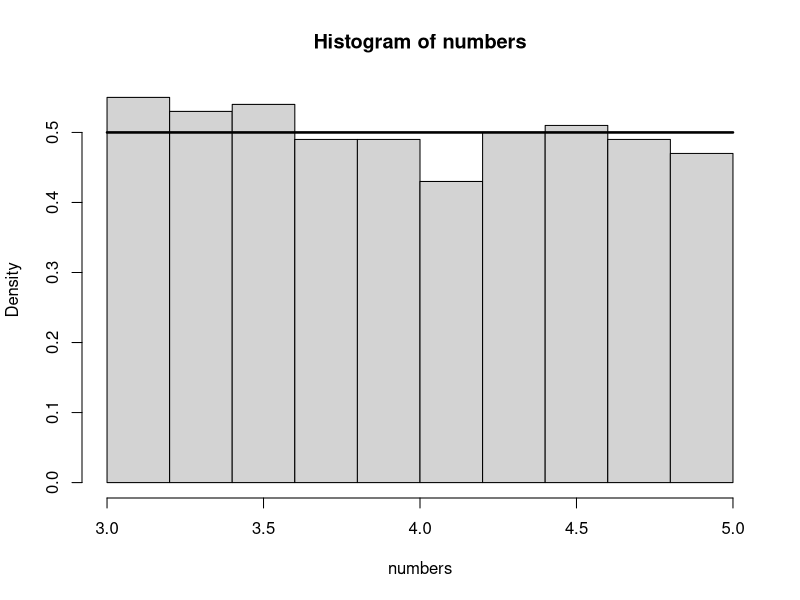
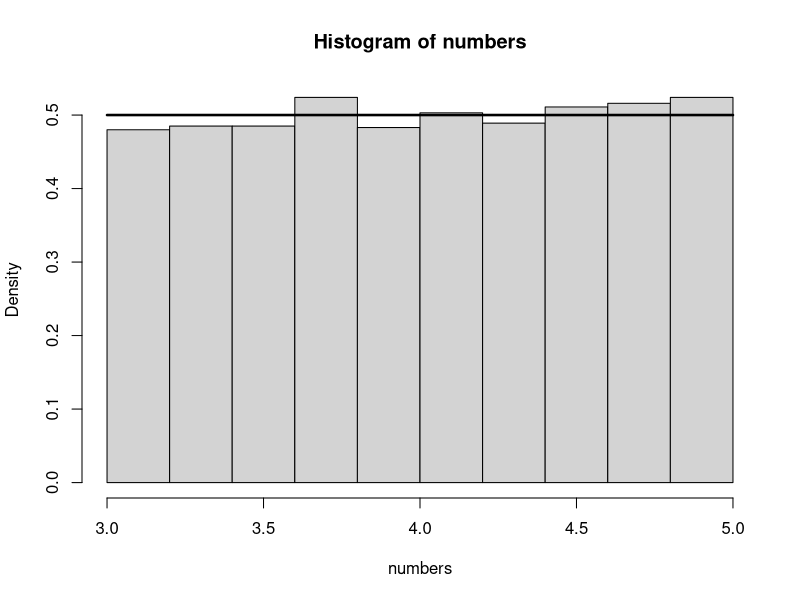
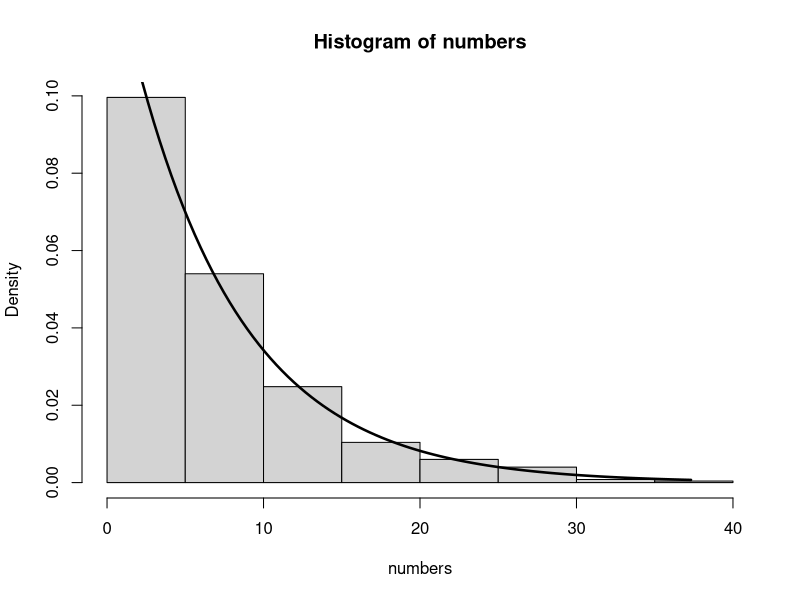
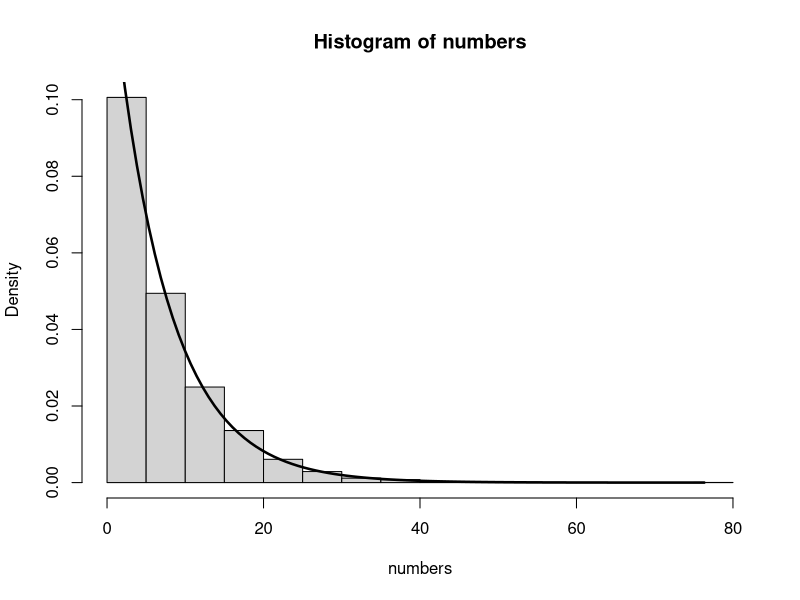
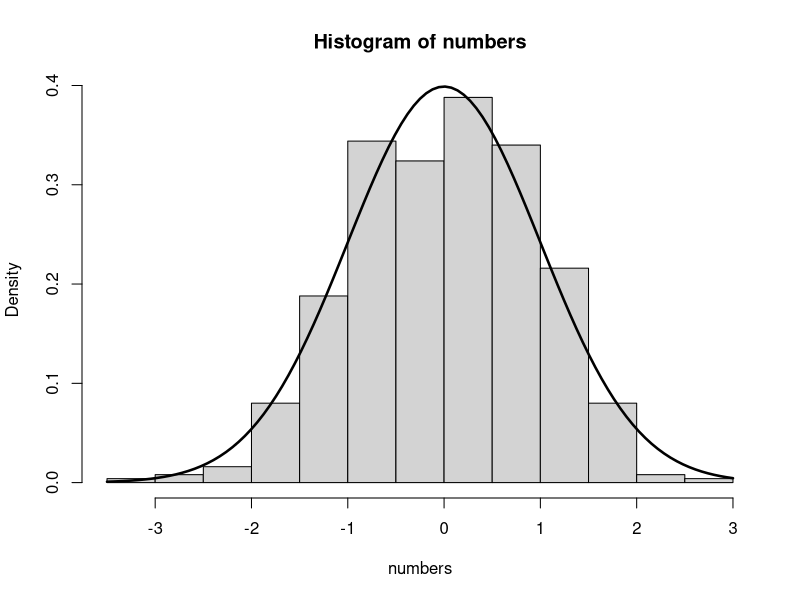
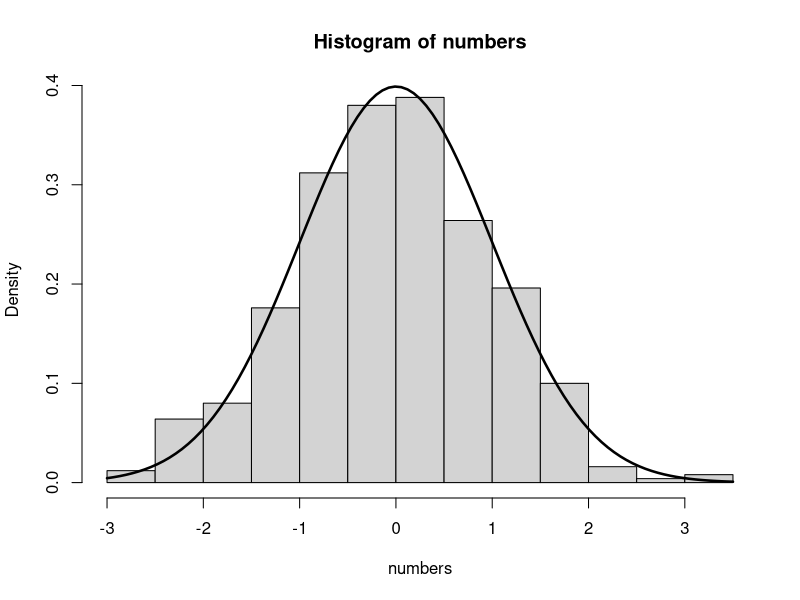
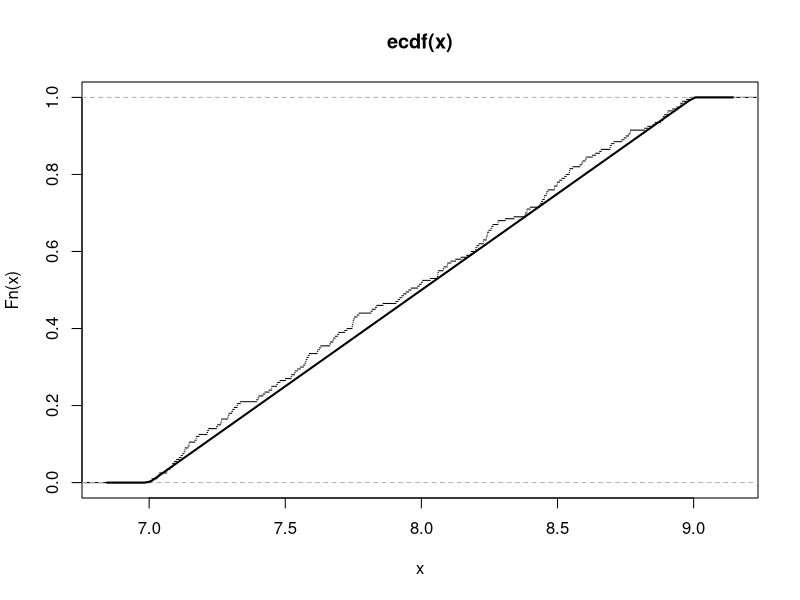
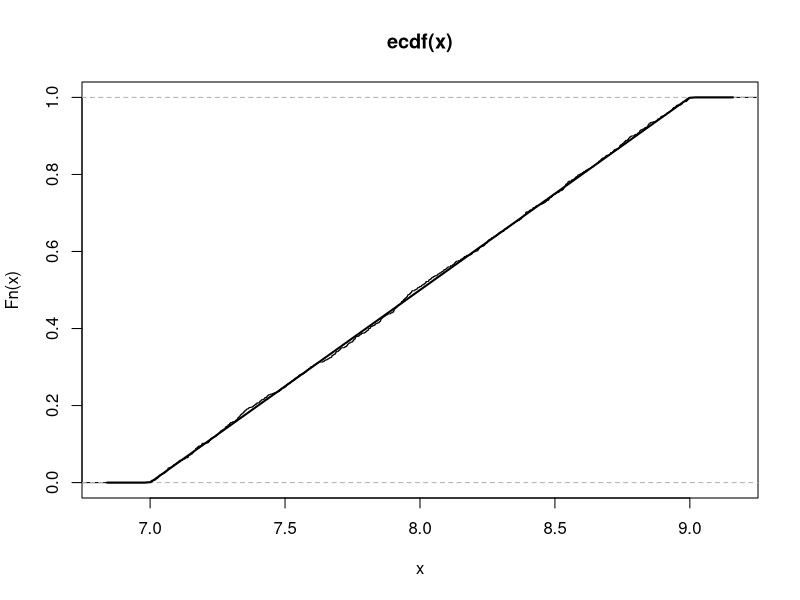

The R source for these figures, in order:
#Задача 32. Генерирайте 500 случайни числа от равномерно разпределение в интервала (3 5). 
#           Начертайте хистограма на генерираните числа и на същата картинка добавете графика 
#           на плътността на случайна величина X ∼ U(3, 5). Повторете същото с 5000 случайни числа.
numbers <- runif(500, 3, 5)
hist(numbers, probability = TRUE)
curve(dunif(x, 3, 5), from = 3, to = 5, add=TRUE, lwd=2.5)

numbers <- runif(5000, 3, 5)
hist(numbers, probability = TRUE)
curve(dunif(x, 3, 5), from = 3, to = 5, add=TRUE, lwd=2.5)
# “control + shift + C” върху маркирани множество линии, за да се закоментират те



# Задача 33. Генерирайте 500 случайни числа от експоненциално разпределение с параметър lambda = 1/7.
#            Начертайте хистограма на генерираните числа и на същата картинка добавете
#            графика на плътността на случайна величина X ∼ Exp( = 1 7). Повторете същото с 5000 случайни числа.

count <- 500
lambda <- 1/7
numbers <- rexp(count, lambda)
hist(numbers, probability = TRUE)
curve(dexp(x, lambda), from = 0, max(numbers), add=TRUE, lwd=2.5)

count <- 5000
numbers <- rexp(count, lambda)
hist(numbers, probability = TRUE)
curve(dexp(x, lambda), from = 0, max(numbers), add=TRUE, lwd=2.5)



# Задача 34. Генерирайте 500 случайни числа от нормално разпределение с параметри
#            m=0 sd=1.Начертайте хистограма на генерираните числа и на същата картинка добавете
#            графика на плътността на случайна величина X ∼ 𝒩( = 0 = 1). Повторете същото с 5000 случайни числа.
count <- 500
mean <- 0
sd <- 1
numbers <- rnorm(count, mean, sd)
hist(numbers, probability = TRUE)
curve(dnorm(x, mean, sd), add=TRUE, lwd=2.5)

count <- 500
numbers <- rnorm(count, mean, sd)
hist(numbers, probability = TRUE)
curve(dnorm(x, mean, sd), add=TRUE, lwd=2.5)



# Задача 35. За n = 200 и n = 1000 генерирайте данни x1,x2..,xn от равномерно разпределение в интервала (7, 9). 
#           Начертайте емпиричната функция на разпределение на данните. 
#           На същата картинка добавете функцията на разпределение на случайна величина X ∼U(7 9).
n <- 200
lower_limit <- 7
upper_limit <- 9
generated_numbers <- runif(n, lower_limit, upper_limit)

plot.ecdf(generated_numbers, do.points=FALSE) # Това е емпиричната функция на разпределние по подадените точки
curve(punif(x, lower_limit, upper_limit), add=TRUE, lwd=2)

n <- 1000 # Апроксимацията е значително по-добра
generated_numbers <- runif(n, lower_limit, upper_limit)
plot.ecdf(generated_numbers, do.points=FALSE)
curve(punif(x, lower_limit, upper_limit), add=TRUE, lwd=2)



# Задача 36. За n = 200 и n = 1000 генерирайте данни x1,x2..,xn от експоненциално разпределение с параметър = 3. 
#            Начертайте емпиричната функция на разпределение на данните. 
#            На същата картинка добавете функцията на разпределение на случайна величина X ∼Exp( =3).
n <- 200
lambda <- 3
generated_numbers <- rexp(n, lambda)

plot.ecdf(generated_numbers, do.points=FALSE)
curve(pexp(x, lambda), add=TRUE, lwd=2)

n <- 1000
generated_numbers <- rexp(n, lambda)
plot.ecdf(generated_numbers, do.points=FALSE)
curve(pexp(x, lambda), add=TRUE, lwd=2)



# Задача 37. За n =200 и n=1000 генерирайте данни x1,x2..,xn от нормално разпределение с параметри m=4, sd=1.2 
#            Начертайте емпиричната функция на разпределение на данните. 
#            На същата картинка добавете функцията на разпределение на случайна величина X ∼𝒩( =4 =12).
n <- 200
mean <- 4
sd <- 1.2
generated_numbers <- rnorm(n, mean, sd)

plot.ecdf(generated_numbers, do.points=FALSE)
curve(pnorm(x, mean, sd), add=TRUE, lwd=2)

n <- 1000
generated_numbers <- rnorm(n, mean, sd)
plot.ecdf(generated_numbers, do.points=FALSE)
curve(pnorm(x, mean, sd), add=TRUE, lwd=2)



# Задача 38. Нека X ∼U(7 9). Изобразете на графика плътността, функцията на разпределение и квантилната функция на X.
lower_limit <- 7
upper_limit <- 9
par(mfrow=c(1,3)) # задава да можем да чертаем отделни графики - в 1 ред и 3 колони
curve(dunif(x, lower_limit, upper_limit), from=lower_limit, to=upper_limit, lwd=2)
curve(punif(x, lower_limit, upper_limit), from=lower_limit - 2, to=upper_limit + 2, lwd=2)

# Забележи, че на квантилната фунцкия се подават вероятност, както и същите граници на равномерно, както е за плътностната функция и функцията на разпределение
# независимата ѝ променлива е в [0, 1] вероятност, но нейния образ е в [7,9]. Тоест from и to задават граници на x, докато параметрите към
# функциите dunif, punif, qunif се занимават с това, до къде може да приема стойности случайната величина!
curve(qunif(x, lower_limit, upper_limit), from=0, to=1, lwd=2)



# Задача 39. Нека X ∼ Exp(lambda=3). Изобразете на графика плътността, функцията на разпределение и квантилната функция на X.
lambda <- 3
curve(dexp(x, lambda), lwd=2)
curve(pexp(x, lambda), lwd=2)
curve(qexp(x, lambda), from=0, to=1, lwd=2)



# Задача 40. Нека X ∼𝒩(mean=4, sd=1.2). Изобразете на графика плътността, функцията на разпределение и квантилната функция на X.
mean <- 4
sd <- 1.2
curve(dnorm(x, mean, sd), from=0, to=8, lwd=2)
curve(pnorm(x, mean, sd), from=0, to=8, lwd=2)
curve(qnorm(x, mean, sd), from=0, to=1, lwd=2)
par(mfrow=c(1,1)) # нека си върнем фабричното показване на графики (1 ред и 1 колона)



# Задача 41. Количеството (в мл) на портокалов сок в случайно избрана бутилка, произведена от дадена компания, 
#            е случайна величина, която има равномерно разпределение в интервала (495, 502).
#         а) Намерете вероятността в случайно избрана бутилка да има повече от 500 мл сок.
#         б) Нека v e такова, че с вероятност 0.8 в случайно избрана бутилка има поне v мл сок. Намерете стойността на v.

min <- 495
max <- 502
# a) P(X > 500) = 1 - P(X <= 500)
1 - punif(500, min, max)

# b) v = ? : p=0.8 да има сок
# Ще използваме квантилна функция P(X > v) = 0.8 или P(X <= v) = 0.2
prob <- 0.8 # С такави сигурност трябва да има поне толкова сок !
qunif(1 - prob, min, max) # Понеже qnif е обратна функция на punif, то работят с интервал X <= стойност, тоест = 1 - не



# Задача 42. Времето (в години) до повреда на пералня от даден модел е случайна величина X, 
#            която има експоненциално разпределение с параметър lambda = 1/4.
# а) Намерете вероятността пералня от този модел да не се повреди през първите 3 години.
# X = "живот на пералня в години", P(X > 3) = 1 - P(X <= 3)
lambda <- 1/4
1 - pexp(3, lambda)

# б) Намерете вероятността пералня от този модел да се повреди през първите 2 години.
pexp(2, lambda)

# в) Ако пералня е работила без повреда 3 години, каква е вероятността да работи без повреда още 3 години?
# 3 години без повреда и още 3 години без повреда са 6 години без повреда (безпаметност! -> не се интересува как е работила през миналите 3 години)
# P(X > 6) = 1 - P(X <= 6)
1 - pexp(6, lambda)

# г) Намерете t, за което P(X ≤ t) = 0.90
# Сега няма да се питаме за вероятност, а за време, тоест квантилна функция, като искаме да сме по-малки с вероятност 0.9 => не е 1-p (за по-големи), а си е p в квантила
qexp(0.9, lambda)



#Задача 43. Количеството (в кг) кашкавал, което се изразходва в дадена пицария за една седмица, 
#            е нормално разпределено с параметри mu=41, sd=5.
mean <- 41
sd <- 5
#  а) Каква е вероятността в произволно избрана седмица пицарията да изразходи над 51кг кашкавал?
# P(X > 51) = 1 - P(X <= 51)
1 - pnorm(51, mean, sd)

#  б) Каква е вероятността в произволно избрана седмица пицарията да изразходи между 45 и 50 кг кашкавал?
# !!!!! Внимание за границите!
# P(45 <= X <= 50) = P(X <= 50) - P(X <= 45), !!! пишем го 45 в непрекъснати разпределния, понеже вероятността за попадане в точка е -> 0
# За целите ни това е същото като P(X < 50) - P(X < 45), все тая е дали пишем равно, важно е долната граница да е 45, а не 44, както бихме направили в дискретните разпределения
pnorm(50, mean, sd) - pnorm(45, mean, sd)

#  в) Колко кашкавал трябва да има в запас в дадена седмица, така че да е достатъчно с вероятност 0.99?
qnorm(0.99, mean, sd) # 0.99, а не 0.01 понеже се питаме колко кашкавал да вземем, така че изразходваното количество (случайната величина) да е по-малка от него с P=0.99


# TODO tasks 44,45,46,47,48
